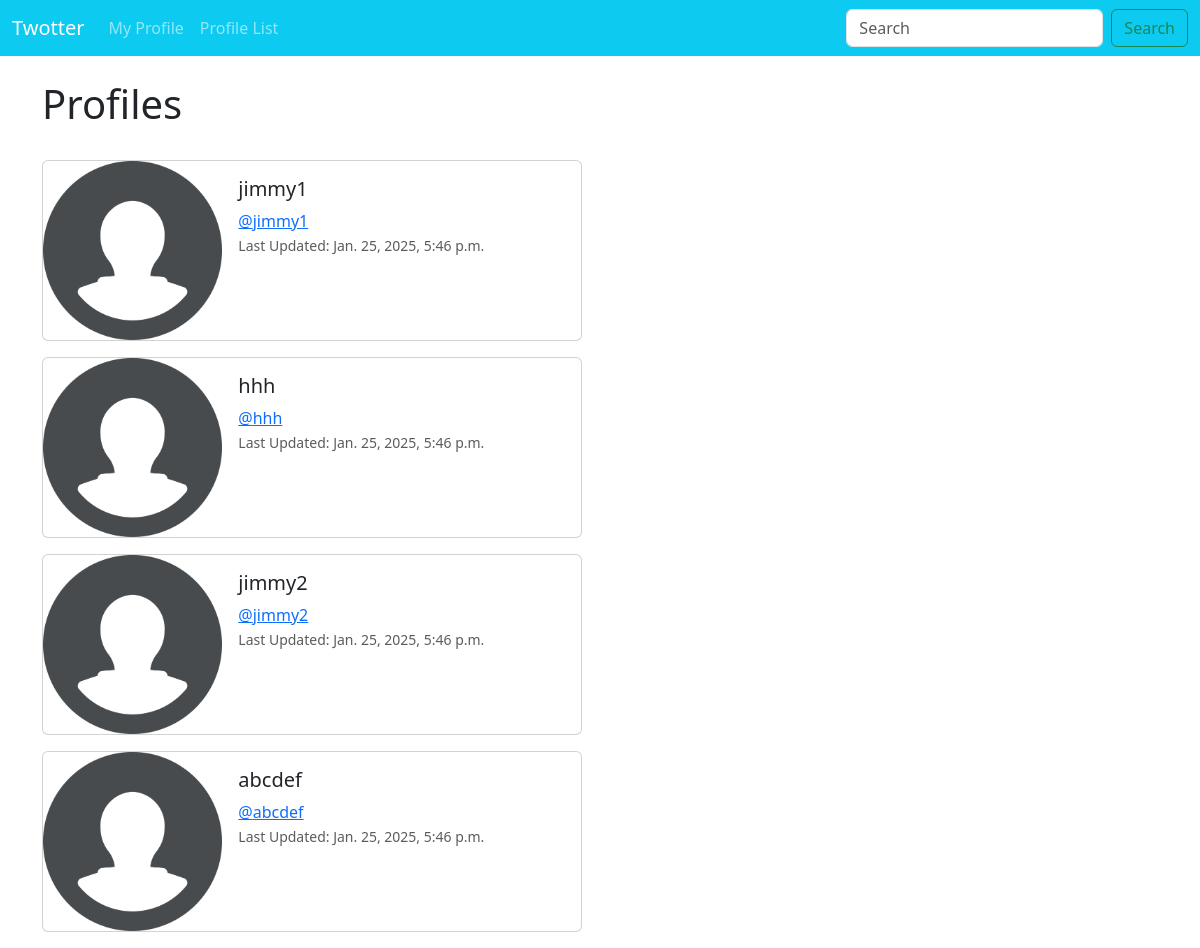
Screenshot of /profile_list/ (signed in) with the database file from the repository.
### social/models.py (models this page shows, shortened)
class Profile(models.Model): #profile model is in every user model
    user = models.OneToOneField(User, on_delete=models.CASCADE) #each user has one unique profile
    follows = models.ManyToManyField("self", #follows contain any amount of other profiles
                                     related_name="followed_by", #so you can see every profile that follows this one
                                     symmetrical=False, #so following doesn't have to go both ways
                                     blank=True) #following can be blank
    date_modified = models.DateTimeField(User, auto_now=True) #last time a profile was modified

### social/views.py (the view)
# urls.py: path('profile_list/',views.profile_list,name="profile_list"),
def profile_list(request):
    if request.user.is_authenticated: #if user is logged in, go to the profile list page
        profiles = Profile.objects.exclude(user=request.user) #sends all profiles except user's profile to be displayed
        return render(request, 'profile_list.html',{'profiles':profiles})
    else: #if not logged in, redirect to home and send a warning message
        messages.success(request, ("You must be logged in to view this page"))
        return redirect('home')

### social/templates/profile_list.html
{% extends 'base.html' %}
{% load static %}
{% block content %}
<br>
<h1>Profiles</h1>
<br>
{% if profiles %}
    {% for profile in profiles %}
        <div class="card mb-3" style="max-width: 540px;">
  <div class="row g-0">
    <div class="col-md-4">
      <img src="{% static 'images/profile-default.png' %}" class="img-fluid rounded-start" alt="...">
    </div>
    <div class="col-md-8">
      <div class="card-body">
        <h5 class="card-title">{{ profile.user.username }}</h5>
        <a href="{% url 'profile' profile.user.id %}" class="card-text">@{{ profile.user.username|lower }}</a> <br>
        <p class="card-text"><small class="text-body-secondary">Last Updated: {{ profile.date_modified }}</small></p>
      </div>
    </div>
  </div>
</div>
    {% endfor %}
{% endif %}
{% endblock %}

### rows the page displays
Profile: user.username "jimmy1", date_modified "Jan. 25, 2025, 5:46 p.m."
Profile: user.username "hhh", date_modified "Jan. 25, 2025, 5:46 p.m."
Profile: user.username "jimmy2", date_modified "Jan. 25, 2025, 5:46 p.m."
Profile: user.username "abcdef", date_modified "Jan. 25, 2025, 5:46 p.m."
